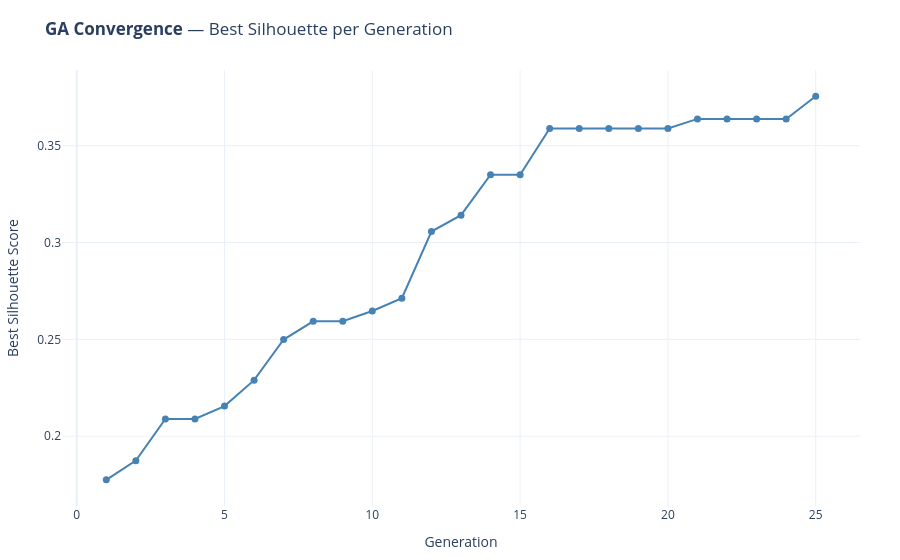

Write notebook code for a chart like this one.
### Code cell
# ── Feature Selection — Genetic Algorithm ─────────────────────────────────────
# Scoring: average silhouette across k=3..6 to avoid biasing toward the
# trivial k=2 tank/non-tank split.

K_EVAL    = range(3, 7)
RANDOM_STATE_FS = RANDOM_STATE
np.random.seed(RANDOM_STATE_FS)

def _best_sil(X):
    """Score a feature subset: average silhouette over K_EVAL."""
    scores = {}
    for k in K_EVAL:
        if k >= X.shape[0]:
            break
        labels = KMeans(n_clusters=k, random_state=RANDOM_STATE_FS, n_init=10).fit_predict(X)
        scores[k] = silhouette_score(X, labels)
    if not scores:
        return -1.0, 3
    return float(np.mean(list(scores.values()))), max(scores, key=scores.get)

# ── Genetic Algorithm ──────────────────────────────────────────────────────────
POP_SIZE      = 50
N_GENERATIONS = 25
MUTATION_RATE = 0.08
MIN_FEAT_GA   = 3   # allow sparse solutions; GA will find the right floor

def _ga_fitness(ind):
    feats = [FEATURES[i] for i, b in enumerate(ind) if b]
    if len(feats) < 2:
        return -1.0
    s, _ = _best_sil(coef_matrix[feats].values)
    return s

def _crossover(p1, p2):
    pt = np.random.randint(1, len(FEATURES))
    return np.concatenate([p1[:pt], p2[pt:]])

def _mutate(ind):
    ind = ind.copy()
    flip = np.random.random(len(ind)) < MUTATION_RATE
    ind[flip] = 1 - ind[flip]
    while ind.sum() < MIN_FEAT_GA:
        ind[np.random.randint(len(ind))] = 1
    return ind

def _rand_individual():
    while True:
        ind = np.random.binomial(1, 0.5, len(FEATURES)).astype(int)
        if ind.sum() >= MIN_FEAT_GA:
            return ind

population = [_rand_individual() for _ in range(POP_SIZE)]

best_ever_ind = None
best_ever_fit = -1
gen_best_hist = []

print(f"Evolving {POP_SIZE} individuals × {N_GENERATIONS} generations...")
for gen in range(N_GENERATIONS):
    scores = [_ga_fitness(ind) for ind in population]

    gen_best     = max(scores)
    gen_best_ind = population[np.argmax(scores)]
    if gen_best > best_ever_fit:
        best_ever_fit = gen_best
        best_ever_ind = gen_best_ind.copy()

    gen_best_hist.append(gen_best)
    print(f"  Gen {gen+1:2d}: best={gen_best:.4f}  mean={np.mean(scores):.4f}  n_feat={int(gen_best_ind.sum())}")

    selected = []
    for _ in range(POP_SIZE):
        i, j = np.random.choice(POP_SIZE, 2, replace=False)
        selected.append(population[i] if scores[i] >= scores[j] else population[j])

    offspring = [best_ever_ind.copy()]
    for i in range(0, POP_SIZE - 1, 2):
        c1 = _mutate(_crossover(selected[i], selected[i + 1]))
        c2 = _mutate(_crossover(selected[i + 1], selected[i]))
        offspring.extend([c1, c2])
    population = offspring[:POP_SIZE]

CLUSTER_FEATURES = [FEATURES[i] for i, b in enumerate(best_ever_ind) if b]
print(f"\nGA best: {len(CLUSTER_FEATURES)} features  silhouette={best_ever_fit:.4f}")
print(f"CLUSTER_FEATURES = {CLUSTER_FEATURES}")

# ── Convergence plot ───────────────────────────────────────────────────────────
fig = go.Figure(go.Scatter(
    x=list(range(1, N_GENERATIONS + 1)),
    y=gen_best_hist,
    mode="lines+markers",
    marker=dict(size=7, color="steelblue"),
    line=dict(color="steelblue", width=2),
    hovertemplate="Gen %{x}: best sil=%{y:.4f}<extra></extra>",
))
fig.update_layout(
    title=dict(text="<b>GA Convergence</b> — Best Silhouette per Generation", font_size=17),
    xaxis_title="Generation",
    yaxis_title="Best Silhouette Score",
    template=PLOTLY_TEMPLATE,
    height=360,
    margin=dict(l=60, r=40, t=70, b=50),
)
fig.show()

### Figure 1 — Plotly figure (JSON) as saved in the notebook; plotly's stock layout.template omitted (floating-point values rounded to 4 significant figures)
{"data": [{"hovertemplate": "Gen %{x}: best sil=%{y:.4f}<extra></extra>", "line": {"color": "steelblue", "width": 2}, "marker": {"color": "steelblue", "size": 7}, "mode": "lines+markers", "type": "scatter", "x": [1, 2, 3, 4, 5, 6, 7, 8, 9, 10, 11, 12, 13, 14, 15, 16, 17, 18, 19, 20, 21, 22, 23, 24, 25], "y": [0.1775, 0.1874, 0.2089, 0.2089, 0.2155, 0.2289, 0.2499, 0.2593, 0.2593, 0.2646, 0.2713, 0.3057, 0.3141, 0.335, 0.335, 0.3589, 0.3589, 0.3589, 0.3589, 0.3589, 0.3639, 0.3639, 0.3639, 0.3639, 0.3756]}], "layout": {"autosize": true, "margin": {"b": 50, "l": 60, "r": 40, "t": 70}, "title": {"font": {"size": 17}, "text": "<b>GA Convergence</b> — Best Silhouette per Generation"}, "xaxis": {"autorange": true, "range": [-0.5548, 26.55], "title": {"text": "Generation"}, "type": "linear"}, "yaxis": {"autorange": true, "range": [0.1618, 0.3913], "title": {"text": "Best Silhouette Score"}, "type": "linear"}}}
